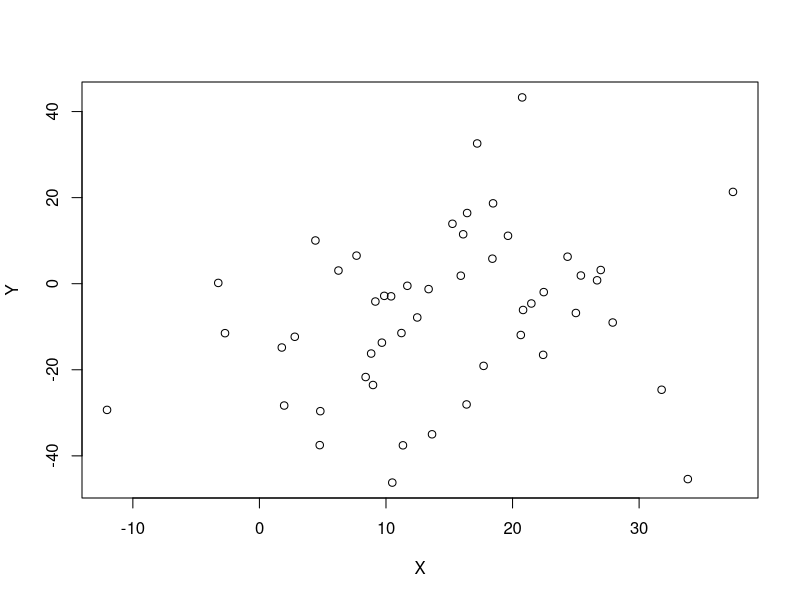
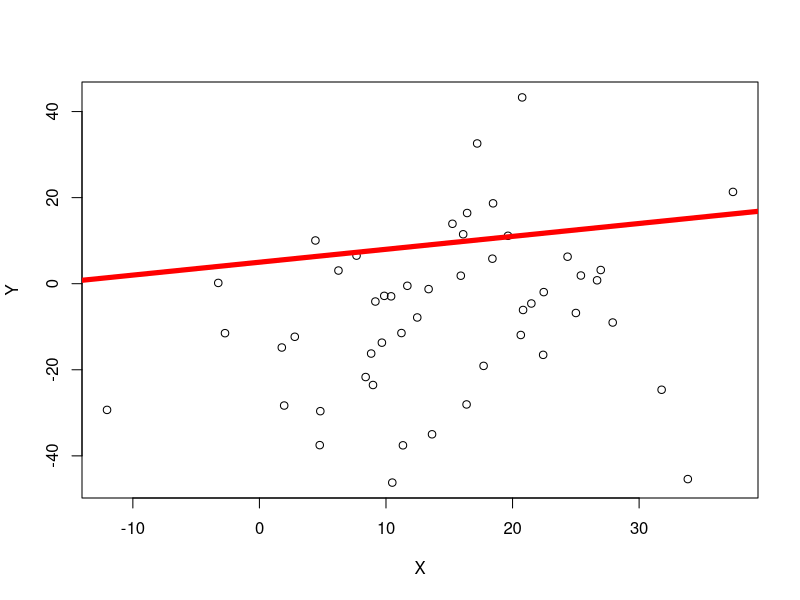
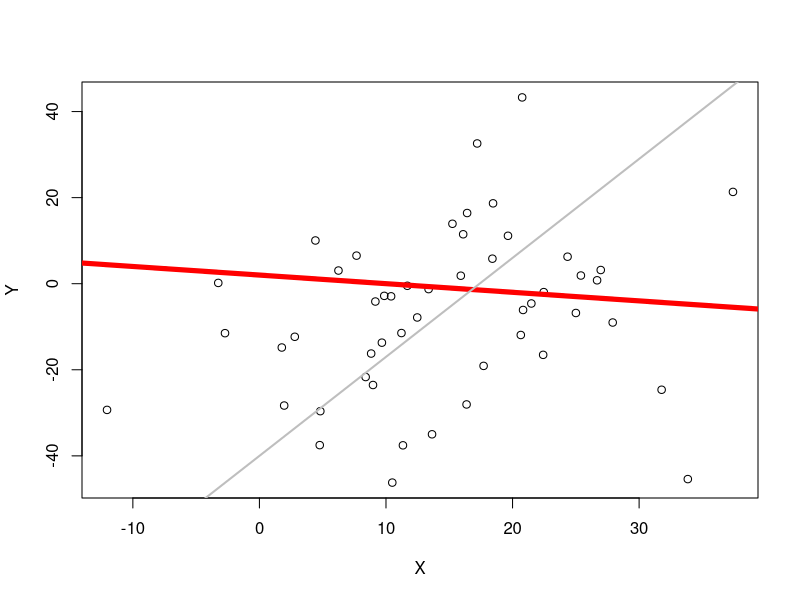
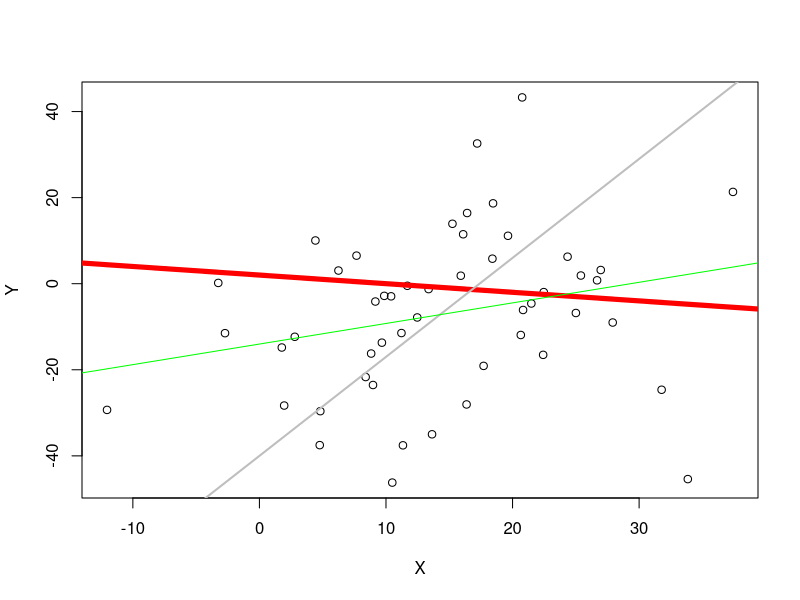

The R source for these figures, in order:
## ---- chunk 1
n<-50
slope<-0.3
interc<-5

Data<- function(N){
      X<- rnorm( N, runif(1,-20,20), runif(1,5,40) )
      Y<-X*runif(N, 0, 1) + rnorm(N,-runif(1,-20,20),runif(1,1,20))
      XY<-cbind(X,Y)
     return(XY)
      }
SD<-function(P,sl,int){
      return(sum((P[,2]-sl*P[,1]-int ) *(P[,2]-sl*P[,1]-int)))
}
data<-Data(n)
sdv<-SD(data,slope,interc)
p<-plot(data, xlab="X",ylab="Y" )
p
## ---- chunk 2
p<-plot(data, xlab="X",ylab="Y" )
abline(interc,slope,col="red",lwd=5)
## ---- chunk 3
p<-plot(data, xlab="X",ylab="Y" )
abline(interc-3,slope-0.5,col="red",lwd=5)
abline(interc-45,slope+2,col="grey",lwd=2)
## ---- chunk 4
p<-plot(data, xlab="X",ylab="Y" )
abline(interc-3,slope-0.5,col="red",lwd=5)
abline(interc-45,slope+2,col="grey",lwd=2)
abline(lm(data[,2]~data[,1]),col="green",lwd=1)
